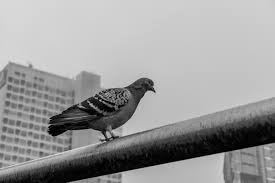
#> input picture images.jpeg, 275 x 183 px
$ python gaussian_filter.py   (Python 2 division)
#> lines starting #> are read from the running program, lines starting #| are printed output that depends on the picture
import cv2
import numpy
from matplotlib import pyplot as plt

def kernela_1D_reizinajums(mat):
    lielums = len(mat)
    matrix = [[0 for x in range(lielums)] for y in range(lielums)]
    i = 0
    for rinda in matrix:
        j = 0
        for _ in rinda:
            matrix[i][j] = mat[i] * mat[j]
            j += 1
        i += 1
    return matrix

def normalizet(kernelis):
    maksimums = 0
    for rinda in kernelis:
        for elem in rinda:
            if maksimums <= elem:
                maksimums = elem
    i = 0
    for rina in kernelis:
        j = 0
        for _ in rinda:
            kernelis[i][j] *= 1.0 / maksimums
            j += 1
        i += 1

    return kernelis

def gausa_vertiba(x, sd):
    return 1 / (numpy.sqrt(2 * numpy.pi) * sd) * numpy.power(numpy.e, ( - numpy.power((x) / sd, 2) / 2))

def gausa_kernelis_2D(lielums=5, standartnovirze=1.):
#> called with lielums = 5, standartnovirze = 1
    kernelis_1D = [0] * lielums
    indekss = 0
    for _ in kernelis_1D:
        kernelis_1D[indekss] = float(indekss) - lielums / 2
        indekss += 1

    indekss = 0
    for elem in kernelis_1D:
        vertiba = gausa_vertiba(elem, standartnovirze)
        kernelis_1D[indekss] = vertiba
        indekss += 1

    kernelis_2D = kernela_1D_reizinajums(kernelis_1D)

    kernelis_2D_normalizets = normalizet(kernelis_2D)

    return kernelis_2D_normalizets


def konvolucija(attels, kernelis):
    attels_jauns = numpy.zeros(shape=attels.shape)
    for i in numpy.arange(( len(kernelis) - 1 ) / 2, attels.shape[0] - (len(kernelis) - 1 ) / 2 ):
        for j in numpy.arange(( len(kernelis) - 1 ) / 2, attels.shape[1] - (len(kernelis) - 1 ) / 2 ):
            intensitate = 0.
            for k in numpy.arange( - ( len(kernelis) - 1 ) / 2, ( len(kernelis) - 1 ) / 2 ):
                for l in numpy.arange( - ( len(kernelis) - 1 ) / 2, (len(kernelis) - 1 ) / 2 ):
                    intensitate_orig = attels[i + k][j + l]
                    varbutiba = kernelis[( len(kernelis) - 1 ) / 2 + k][ ( len(kernelis) - 1 ) / 2 + l]
                    intensitate = intensitate + intensitate_orig * varbutiba

            attels_jauns[i][j] = intensitate
    return attels_jauns

kernelis = gausa_kernelis_2D()

attels = cv2.imread('images.jpeg', 0)
#> attels is the input picture: shape (183, 275); min 0, max 223, mean 155
attels_masivs = numpy.asarray(attels)

attels_jauns = konvolucija(attels_masivs, kernelis)
#> after the loop in konvolucija, `for i in numpy.arange(( len(kernelis) - 1 ) / 2, attels.shape[0] - (le..`:
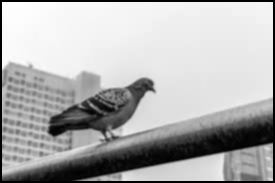
#> attels_jauns: shape (183, 275) float64; min 0, max 1191.2, mean 822.2; drawn with min black and max white

fig = plt.figure()

fig.add_subplot(121)
plt.title('Originalais attels')
plt.set_cmap('gray')
plt.imshow(attels_masivs)

fig.add_subplot(122)
plt.title('Izpludinatais attels')
plt.set_cmap('gray')
plt.imshow(attels_jauns)

plt.show(block=True)
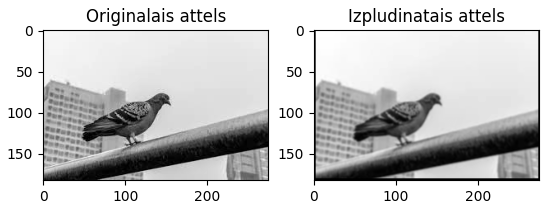
#> figure drawn by matplotlib, 2 panels
